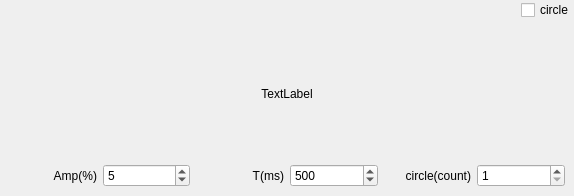
<?xml version="1.0" encoding="UTF-8"?>
<ui version="4.0">
 <class>UiMotionVelocity</class>
 <widget class="QWidget" name="UiMotionVelocity">
  <property name="geometry">
   <rect>
    <x>0</x>
    <y>0</y>
    <width>574</width>
    <height>196</height>
   </rect>
  </property>
  <property name="windowTitle">
   <string>Form</string>
  </property>
  <layout class="QVBoxLayout" name="verticalLayout">
   <property name="spacing">
    <number>0</number>
   </property>
   <property name="leftMargin">
    <number>0</number>
   </property>
   <property name="topMargin">
    <number>0</number>
   </property>
   <property name="rightMargin">
    <number>0</number>
   </property>
   <property name="bottomMargin">
    <number>0</number>
   </property>
   <item>
    <layout class="QHBoxLayout" name="horizontalLayout_16">
     <item>
      <spacer name="horizontalSpacer_5">
       <property name="orientation">
        <enum>Qt::Horizontal</enum>
       </property>
       <property name="sizeHint" stdset="0">
        <size>
         <width>40</width>
         <height>20</height>
        </size>
       </property>
      </spacer>
     </item>
     <item>
      <widget class="QCheckBox" name="checkBox_circleSw">
       <property name="text">
        <string>circle</string>
       </property>
      </widget>
     </item>
    </layout>
   </item>
   <item>
    <widget class="QStackedWidget" name="stackedWidget_vel_plan">
     <property name="currentIndex">
      <number>1</number>
     </property>
     <widget class="QWidget" name="page_vplan_step">
      <layout class="QVBoxLayout" name="verticalLayout_2" stretch="1,0">
       <item>
        <widget class="QLabel" name="label_vplan_step">
         <property name="text">
          <string>TextLabel</string>
         </property>
         <property name="alignment">
          <set>Qt::AlignCenter</set>
         </property>
        </widget>
       </item>
       <item>
        <layout class="QHBoxLayout" name="horizontalLayout_17">
         <item>
          <widget class="QLabel" name="label_14">
           <property name="text">
            <string>Amp(%)</string>
           </property>
           <property name="alignment">
            <set>Qt::AlignRight|Qt::AlignTrailing|Qt::AlignVCenter</set>
           </property>
          </widget>
         </item>
         <item>
          <widget class="QSpinBox" name="spinBox_step_amp">
           <property name="minimum">
            <number>-1000</number>
           </property>
           <property name="maximum">
            <number>1000</number>
           </property>
           <property name="value">
            <number>5</number>
           </property>
          </widget>
         </item>
         <item>
          <widget class="QLabel" name="label_15">
           <property name="text">
            <string>Time(s)</string>
           </property>
           <property name="alignment">
            <set>Qt::AlignRight|Qt::AlignTrailing|Qt::AlignVCenter</set>
           </property>
          </widget>
         </item>
         <item>
          <widget class="QSpinBox" name="spinBox_step_time">
           <property name="minimum">
            <number>1</number>
           </property>
           <property name="maximum">
            <number>100000</number>
           </property>
           <property name="value">
            <number>5</number>
           </property>
          </widget>
         </item>
        </layout>
       </item>
      </layout>
     </widget>
     <widget class="QWidget" name="page_vplan_seq">
      <layout class="QVBoxLayout" name="verticalLayout_3" stretch="1,0">
       <item>
        <widget class="QLabel" name="label_vplan_seq">
         <property name="text">
          <string>TextLabel</string>
         </property>
         <property name="alignment">
          <set>Qt::AlignCenter</set>
         </property>
        </widget>
       </item>
       <item>
        <layout class="QHBoxLayout" name="horizontalLayout">
         <property name="spacing">
          <number>6</number>
         </property>
         <item>
          <widget class="QLabel" name="label">
           <property name="text">
            <string>Amp(%)</string>
           </property>
           <property name="alignment">
            <set>Qt::AlignRight|Qt::AlignTrailing|Qt::AlignVCenter</set>
           </property>
          </widget>
         </item>
         <item>
          <widget class="QSpinBox" name="spinBox_seq_amp">
           <property name="minimum">
            <number>-1000</number>
           </property>
           <property name="maximum">
            <number>1000</number>
           </property>
           <property name="value">
            <number>5</number>
           </property>
          </widget>
         </item>
         <item>
          <widget class="QLabel" name="label_2">
           <property name="text">
            <string>T(ms)</string>
           </property>
           <property name="alignment">
            <set>Qt::AlignRight|Qt::AlignTrailing|Qt::AlignVCenter</set>
           </property>
          </widget>
         </item>
         <item>
          <widget class="QSpinBox" name="spinBox_seq_T">
           <property name="minimum">
            <number>50</number>
           </property>
           <property name="maximum">
            <number>10000000</number>
           </property>
           <property name="value">
            <number>500</number>
           </property>
          </widget>
         </item>
         <item>
          <widget class="QLabel" name="label_3">
           <property name="text">
            <string>circle(count)</string>
           </property>
           <property name="alignment">
            <set>Qt::AlignRight|Qt::AlignTrailing|Qt::AlignVCenter</set>
           </property>
          </widget>
         </item>
         <item>
          <widget class="QSpinBox" name="spinBox_seq_count">
           <property name="minimum">
            <number>1</number>
           </property>
           <property name="maximum">
            <number>1000000000</number>
           </property>
          </widget>
         </item>
        </layout>
       </item>
      </layout>
     </widget>
    </widget>
   </item>
  </layout>
 </widget>
 <resources/>
 <connections/>
</ui>
